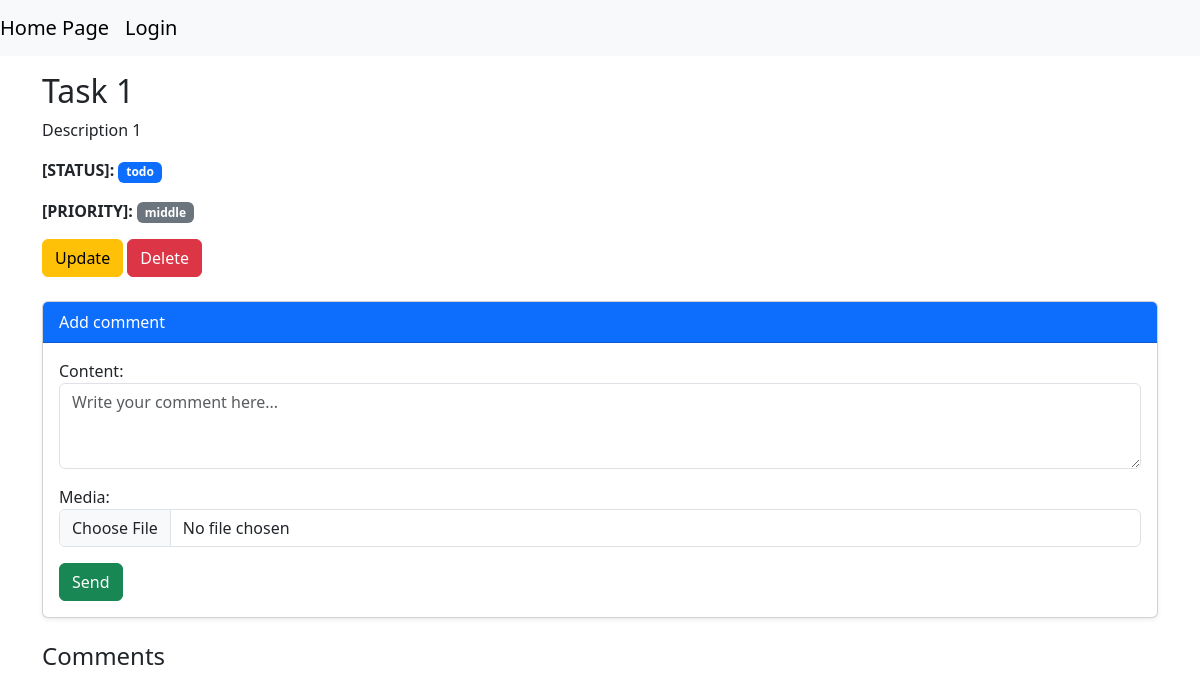
Before: /1/ with the older database file.
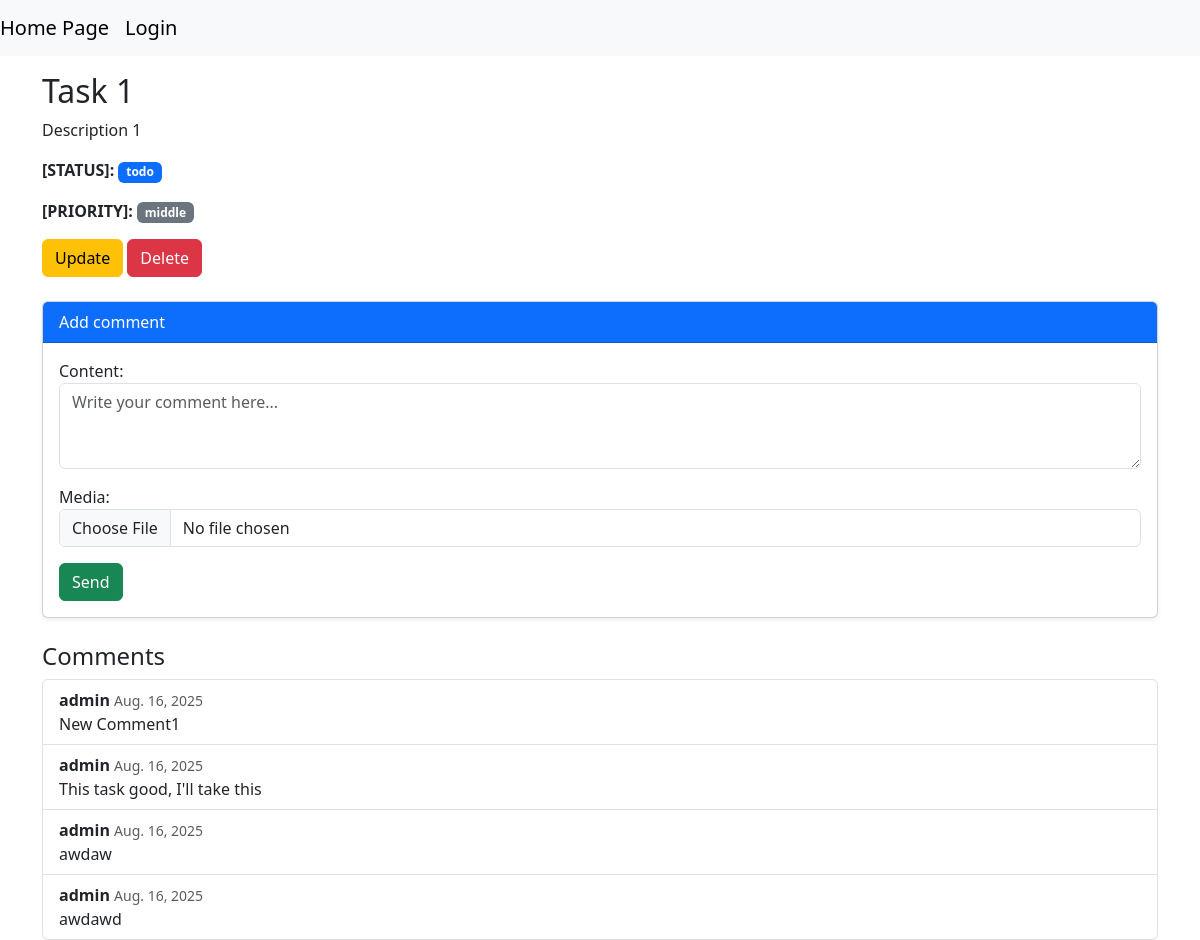
After: the same page with the newer database file.
### tasks/models.py (models this page shows)
class Comment(models.Model):
    task = models.ForeignKey(Task, on_delete=models.CASCADE, related_name="comments")
    author = models.ForeignKey(User, on_delete=models.CASCADE, related_name="comments")
    content = models.TextField()
    created_at = models.DateField(auto_now_add=True)
    media = models.FileField(upload_to="comment_media", blank=True, null=True)

### tasks/views.py (the view, shortened to what this page needs)
# urls.py: path("<int:pk>/", views.TaskDetailView.as_view(), name="task-detail"),
class TaskDetailView(DetailView):
    model = Task
    context_object_name = "task"
    template_name = "tasks/task_detail.html"
    def get_context_data(self, **kwargs):
        content = super().get_context_data()
        content["comment_form"] = CommentForm()
        return content

### tasks/forms.py
class CommentForm(forms.ModelForm):
    class Meta:
        model = Comment
        fields = ["content", "media"]
        widgets = {
            "content": forms.Textarea(
                attrs={"class": "form-control", "rows": 3, "placeholder": "Write your comment here..."}),
            "media": forms.FileInput(
                attrs={"class": "form-control"}
            )
        }

### templates/tasks/task_detail.html
{% extends 'base.html' %}
{% block content %}
<div class="container mt-3">
    <h2>{{ task.title}}</h2>
    <p> {{ task.description}}</p>
    <p><strong>[STATUS]:</strong> <span class="badge text-bg-primary">{{ task.status }}</span></p>
    <p><strong>[PRIORITY]:</strong> <span class="badge text-bg-secondary">{{ task.priority }}</span></p>
    <a href="{% url 'task-update' task.pk %}" class="btn btn-warning">Update</a>
    <a href="{% url 'task-delete' task.pk %}" class="btn btn-danger">Delete</a>
</div>
{% include 'tasks/comments_container.html'%}
{% endblock %}

### templates/tasks/comments_container.html (shortened to what this page needs)
<div class="container mt-4">
    <div class="card shadow-sm">
        <div class="card-header bg-primary text-white">
            Add comment
        </div>
        <div class="card-body">
            <form method="post" class="mb-0">
                {{ comment_form.as_p }}
                <button type="submit" class="btn btn-success">Send</button>
            </form>
        </div>
    </div>
</div>
<div class="container mt-4">
    <h4>Comments</h4>
    {% if task.comments.all %}
        <ul class="list-group">
            {% for comment in task.comments.all %}
                <li class="list-group-item">
                    <strong>{{ comment.author }}</strong> <small class="text-muted">{{ comment.created_at }}</small>
                    <p class="mb-0">{{ comment.content }}</p>
                </li>
            {% endfor %}
        </ul>
    {% endif %}
</div>

Changed rows visible on the page:
added Comment: author "admin", created_at "Aug. 16, 2025", content "New Comment1"
added Comment: author "admin", created_at "Aug. 16, 2025", content "This task good, I'll take this"
added Comment: author "admin", created_at "Aug. 16, 2025", content "awdaw"
added Comment: author "admin", created_at "Aug. 16, 2025", content "awdawd"
